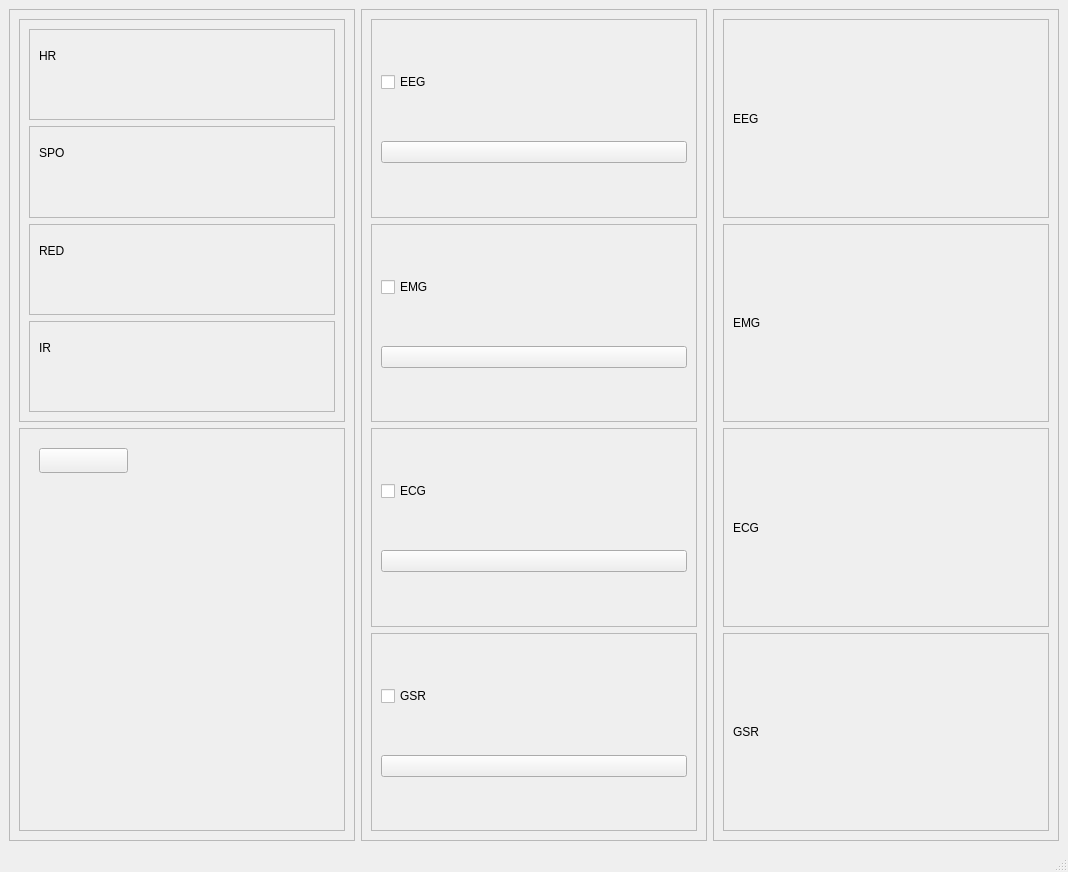
<?xml version="1.0" encoding="UTF-8"?>
<ui version="4.0">
 <class>Medical_application</class>
 <widget class="QMainWindow" name="Medical_application">
  <property name="geometry">
   <rect>
    <x>0</x>
    <y>0</y>
    <width>1068</width>
    <height>872</height>
   </rect>
  </property>
  <property name="windowTitle">
   <string>Medical application</string>
  </property>
  <widget class="QWidget" name="centralwidget">
   <layout class="QHBoxLayout" name="horizontalLayout">
    <item>
     <widget class="QFrame" name="left_frame">
      <property name="frameShape">
       <enum>QFrame::StyledPanel</enum>
      </property>
      <property name="frameShadow">
       <enum>QFrame::Raised</enum>
      </property>
      <layout class="QVBoxLayout" name="verticalLayout_11">
       <item>
        <widget class="QFrame" name="pulse_frame">
         <property name="frameShape">
          <enum>QFrame::StyledPanel</enum>
         </property>
         <property name="frameShadow">
          <enum>QFrame::Raised</enum>
         </property>
         <layout class="QVBoxLayout" name="verticalLayout_12">
          <item>
           <widget class="QFrame" name="hr_frame">
            <property name="frameShape">
             <enum>QFrame::StyledPanel</enum>
            </property>
            <property name="frameShadow">
             <enum>QFrame::Raised</enum>
            </property>
            <layout class="QVBoxLayout" name="verticalLayout_13">
             <item>
              <widget class="QLabel" name="hr_label">
               <property name="text">
                <string>HR</string>
               </property>
              </widget>
             </item>
             <item>
              <widget class="QWidget" name="hr_widget" native="true"/>
             </item>
            </layout>
           </widget>
          </item>
          <item>
           <widget class="QFrame" name="spo_frame">
            <property name="frameShape">
             <enum>QFrame::StyledPanel</enum>
            </property>
            <property name="frameShadow">
             <enum>QFrame::Raised</enum>
            </property>
            <layout class="QVBoxLayout" name="verticalLayout_16">
             <item>
              <widget class="QLabel" name="spo_label">
               <property name="text">
                <string>SPO</string>
               </property>
              </widget>
             </item>
             <item>
              <widget class="QWidget" name="spo_widget" native="true"/>
             </item>
            </layout>
           </widget>
          </item>
          <item>
           <widget class="QFrame" name="red_frame">
            <property name="frameShape">
             <enum>QFrame::StyledPanel</enum>
            </property>
            <property name="frameShadow">
             <enum>QFrame::Raised</enum>
            </property>
            <layout class="QVBoxLayout" name="verticalLayout_15">
             <item>
              <widget class="QLabel" name="red_label">
               <property name="text">
                <string>RED</string>
               </property>
              </widget>
             </item>
             <item>
              <widget class="QWidget" name="red_widget" native="true"/>
             </item>
            </layout>
           </widget>
          </item>
          <item>
           <widget class="QFrame" name="ir_frame">
            <property name="frameShape">
             <enum>QFrame::StyledPanel</enum>
            </property>
            <property name="frameShadow">
             <enum>QFrame::Raised</enum>
            </property>
            <layout class="QVBoxLayout" name="verticalLayout_14">
             <item>
              <widget class="QLabel" name="ir_label">
               <property name="text">
                <string>IR</string>
               </property>
              </widget>
             </item>
             <item>
              <widget class="QWidget" name="ir_widget" native="true"/>
             </item>
            </layout>
           </widget>
          </item>
         </layout>
        </widget>
       </item>
       <item>
        <widget class="QFrame" name="other_frame">
         <property name="frameShape">
          <enum>QFrame::StyledPanel</enum>
         </property>
         <property name="frameShadow">
          <enum>QFrame::Raised</enum>
         </property>
         <widget class="QPushButton" name="pulse_screenshot_button">
          <property name="geometry">
           <rect>
            <x>20</x>
            <y>20</y>
            <width>89</width>
            <height>25</height>
           </rect>
          </property>
          <property name="text">
           <string/>
          </property>
         </widget>
        </widget>
       </item>
      </layout>
     </widget>
    </item>
    <item>
     <widget class="QFrame" name="centrat_frame">
      <property name="frameShape">
       <enum>QFrame::StyledPanel</enum>
      </property>
      <property name="frameShadow">
       <enum>QFrame::Raised</enum>
      </property>
      <layout class="QVBoxLayout" name="verticalLayout">
       <item>
        <widget class="QFrame" name="eeg_frame_btn_cheb">
         <property name="frameShape">
          <enum>QFrame::StyledPanel</enum>
         </property>
         <property name="frameShadow">
          <enum>QFrame::Raised</enum>
         </property>
         <layout class="QVBoxLayout" name="verticalLayout_5">
          <item>
           <widget class="QCheckBox" name="eeg_checkbox">
            <property name="text">
             <string>EEG</string>
            </property>
           </widget>
          </item>
          <item>
           <widget class="QPushButton" name="eeg_screenshot_button">
            <property name="text">
             <string/>
            </property>
           </widget>
          </item>
         </layout>
        </widget>
       </item>
       <item>
        <widget class="QFrame" name="emg_frame_btn_cheb">
         <property name="frameShape">
          <enum>QFrame::StyledPanel</enum>
         </property>
         <property name="frameShadow">
          <enum>QFrame::Raised</enum>
         </property>
         <layout class="QVBoxLayout" name="verticalLayout_4">
          <item>
           <widget class="QCheckBox" name="emg_checkbox">
            <property name="text">
             <string>EMG</string>
            </property>
           </widget>
          </item>
          <item>
           <widget class="QPushButton" name="emg_screenshot_button">
            <property name="text">
             <string/>
            </property>
           </widget>
          </item>
         </layout>
        </widget>
       </item>
       <item>
        <widget class="QFrame" name="ecg_frame_btn_cheb">
         <property name="frameShape">
          <enum>QFrame::StyledPanel</enum>
         </property>
         <property name="frameShadow">
          <enum>QFrame::Raised</enum>
         </property>
         <layout class="QVBoxLayout" name="verticalLayout_3">
          <item>
           <widget class="QCheckBox" name="ecg_checkbox">
            <property name="text">
             <string>ECG</string>
            </property>
           </widget>
          </item>
          <item>
           <widget class="QPushButton" name="ecg_screenshot_button">
            <property name="text">
             <string/>
            </property>
           </widget>
          </item>
         </layout>
        </widget>
       </item>
       <item>
        <widget class="QFrame" name="gsr_frame_btn_cheb">
         <property name="frameShape">
          <enum>QFrame::StyledPanel</enum>
         </property>
         <property name="frameShadow">
          <enum>QFrame::Raised</enum>
         </property>
         <layout class="QVBoxLayout" name="verticalLayout_2">
          <item>
           <widget class="QCheckBox" name="gsr_checkbox">
            <property name="text">
             <string>GSR</string>
            </property>
           </widget>
          </item>
          <item>
           <widget class="QPushButton" name="gsr_screenshot_button">
            <property name="text">
             <string/>
            </property>
           </widget>
          </item>
         </layout>
        </widget>
       </item>
      </layout>
     </widget>
    </item>
    <item>
     <widget class="QFrame" name="right_frame">
      <property name="frameShape">
       <enum>QFrame::StyledPanel</enum>
      </property>
      <property name="frameShadow">
       <enum>QFrame::Raised</enum>
      </property>
      <layout class="QVBoxLayout" name="verticalLayout_6">
       <item>
        <widget class="QFrame" name="eeg_frame">
         <property name="frameShape">
          <enum>QFrame::StyledPanel</enum>
         </property>
         <property name="frameShadow">
          <enum>QFrame::Raised</enum>
         </property>
         <layout class="QVBoxLayout" name="verticalLayout_10">
          <item>
           <widget class="QLabel" name="eeg_label">
            <property name="text">
             <string>EEG</string>
            </property>
           </widget>
          </item>
         </layout>
        </widget>
       </item>
       <item>
        <widget class="QFrame" name="emg_frame">
         <property name="frameShape">
          <enum>QFrame::StyledPanel</enum>
         </property>
         <property name="frameShadow">
          <enum>QFrame::Raised</enum>
         </property>
         <layout class="QVBoxLayout" name="verticalLayout_9">
          <item>
           <widget class="QLabel" name="emg_label">
            <property name="text">
             <string>EMG</string>
            </property>
           </widget>
          </item>
         </layout>
        </widget>
       </item>
       <item>
        <widget class="QFrame" name="ecg_frame">
         <property name="frameShape">
          <enum>QFrame::StyledPanel</enum>
         </property>
         <property name="frameShadow">
          <enum>QFrame::Raised</enum>
         </property>
         <layout class="QVBoxLayout" name="verticalLayout_8">
          <item>
           <widget class="QLabel" name="ecg_label">
            <property name="text">
             <string>ECG</string>
            </property>
           </widget>
          </item>
         </layout>
        </widget>
       </item>
       <item>
        <widget class="QFrame" name="gsr_frame">
         <property name="frameShape">
          <enum>QFrame::StyledPanel</enum>
         </property>
         <property name="frameShadow">
          <enum>QFrame::Raised</enum>
         </property>
         <layout class="QVBoxLayout" name="verticalLayout_7">
          <item>
           <widget class="QLabel" name="gsr_label">
            <property name="text">
             <string>GSR</string>
            </property>
           </widget>
          </item>
         </layout>
        </widget>
       </item>
      </layout>
     </widget>
    </item>
   </layout>
  </widget>
  <widget class="QMenuBar" name="menubar">
   <property name="geometry">
    <rect>
     <x>0</x>
     <y>0</y>
     <width>1068</width>
     <height>22</height>
    </rect>
   </property>
  </widget>
  <widget class="QStatusBar" name="statusbar"/>
 </widget>
 <resources/>
 <connections/>
</ui>
